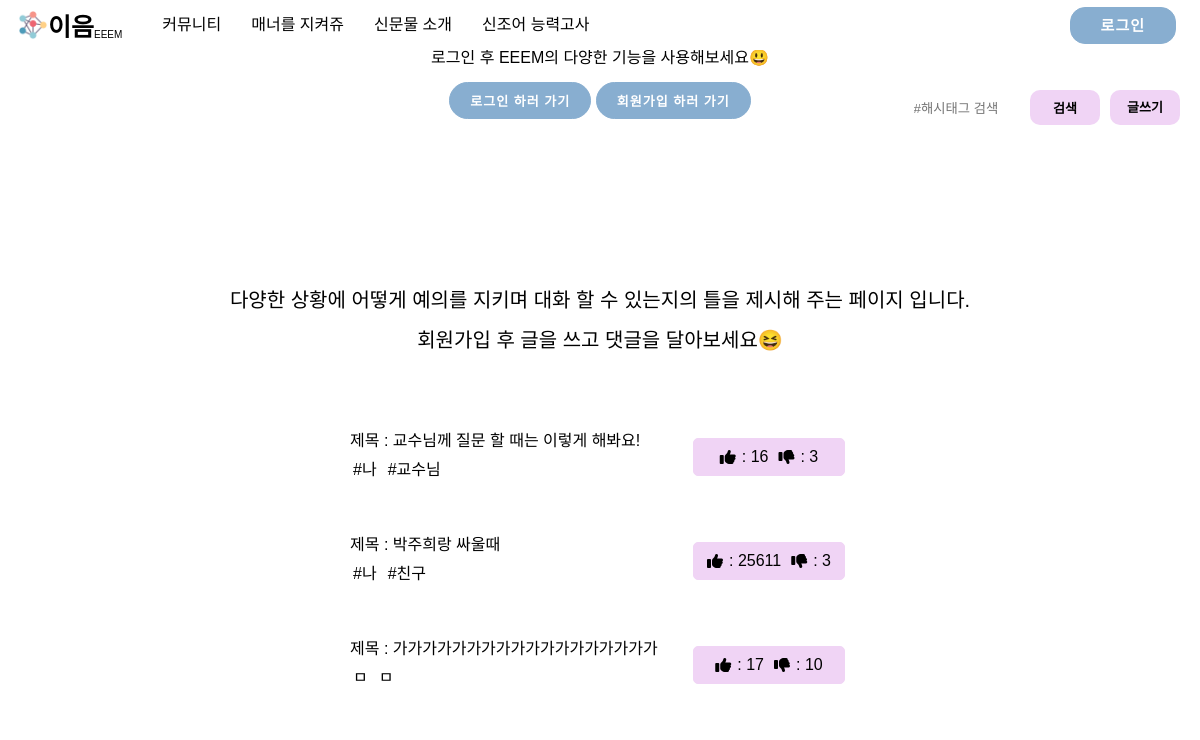
Page /manner/ on the committed database.
### main/models.py (models this page shows)
class manner(models.Model):
    text = models.CharField(max_length=18)
    like = models.IntegerField()
    dis_like = models.IntegerField()
    hashtag_me = models.CharField(max_length=20)
    hashtag_you = models.CharField(max_length=20)
    hashtag_situation = models.CharField(max_length=500)

### main/views.py (the view)
# urls.py: path('manner/', views.manners, name="manner"),
def manners(request):
    manner_alltext = manner.objects.all()
    return render(request, "manner.html", {"manner": manner_alltext})

### main/templates/manner.html (shortened to what this page needs)
{% extends 'base.html' %}{% load static %} {% block content %}
<link rel="stylesheet" href='{% static "css/manner.css" %}'>
<body>
  <main class="main__screen">
    <span class="info">다양한 상황에 어떻게 예의를 지키며 대화 할 수 있는지의 틀을 제시해 주는 페이지 입니다.<br><br>회원가입 후 글을 쓰고 댓글을 달아보세요😆</span>
    <form method="get" class="search" action="{% url 'search' %}">
      <input type="search" class="search__box" placeholder="#해시태그 검색" name="kw">
      <button type="submit" class="find__btn">검색</button>
    </form>
    <a href="{% url 'addManner' %}" class="writeText">글쓰기</a>
    {% for m in manner.all %}
    <a class="manner__box" href="{%url 'mannersDetail' m.id %}">
      <div class="manner__main">
        <div class="manner__text">
          제목 : {{m.text}}
        </div>
        <div class="manner__hashtag">
          <div class="manner__hashtag--detail">{{m.hashtag_me}}</div>
          <div class="manner__hashtag--detail">{{m.hashtag_you}}</div>
        </div>
      </div>
      <div class="mannerthumbs">
        <i class="fas fa-thumbs-up"></i>: {{m.like}}
        <i class="fas fa-thumbs-down"></i>: {{m.dis_like}}
      </div>
    </a>
    {% endfor %}
  </main>
</body>
</html>
{% endblock %}

### main/static/css/manner.css (style rules this page uses)
.main__screen { padding-top: 90px; display: flex; flex-direction: column; align-items: center; }
.manner__box { padding: 20px 10px; width: 500px; height: auto; border: 3px solid white; display: flex; justify-content: space-between; align-items: center; margin-bottom: 10px; }
.manner__hashtag { display: flex; margin-top: 10px; }
.manner__hashtag--detail { width: auto; height: auto; border: 1px solid white; border-radius: 5px; background-color: white; margin-right: 5px; padding: 2px; }
.mannerthumbs { display: flex; align-items: center; justify-content: center; width: 150px; height: auto; border: 1px solid rgb(240, 212, 245); border-radius: 5px; background-color: rgb(240, 212, 245); padding: 10px 0px; margin: 0px 5px; cursor: pointer; margin-left: 30px; color: black; }
.mannerthumbs i { margin-right: 6px; }
.mannerthumbs i:last-child { margin-left: 10px; }
.search { position: absolute; top: 90px; right: 100px; }
.search__box { width: 110px; height: 30px; border: 1px solid white; border-radius: 10px; margin-right: 5px; }
.find__btn { width: 70px; height: 35px; border: none; cursor: pointer; color: black; background-color: #f0d4f5; font-weight: bold; border-radius: 10px; font-size: 13px; }
.writeText { position: absolute; display: flex; align-items: center; justify-content: center; top: 90px; right: 20px; width: 70px; height: 35px; border: none; cursor: pointer; color: black; background-color: #f0d4f5; font-weight: bold; font-size: 13px; border-radius: 10px; }
.info { display: block; font-size:20px; text-align: center; margin-bottom: 60px; }

### gyeongsoton/templates/base.html (style rules this page uses)
a:link { color: black; text-decoration: none; }

### rows in the picture
manner: text "교수님께 질문 할 때는 이렇게 해봐요!", hashtag_me "#나", hashtag_you "#교수님", like "16", dis_like "3"
manner: text "박주희랑 싸울때", hashtag_me "#나", hashtag_you "#친구", like "25611", dis_like "3"
manner: text "가가가가가가가가가가가가가가가가가가", hashtag_me "ㅁ", hashtag_you "ㅁ", like "17", dis_like "10"
